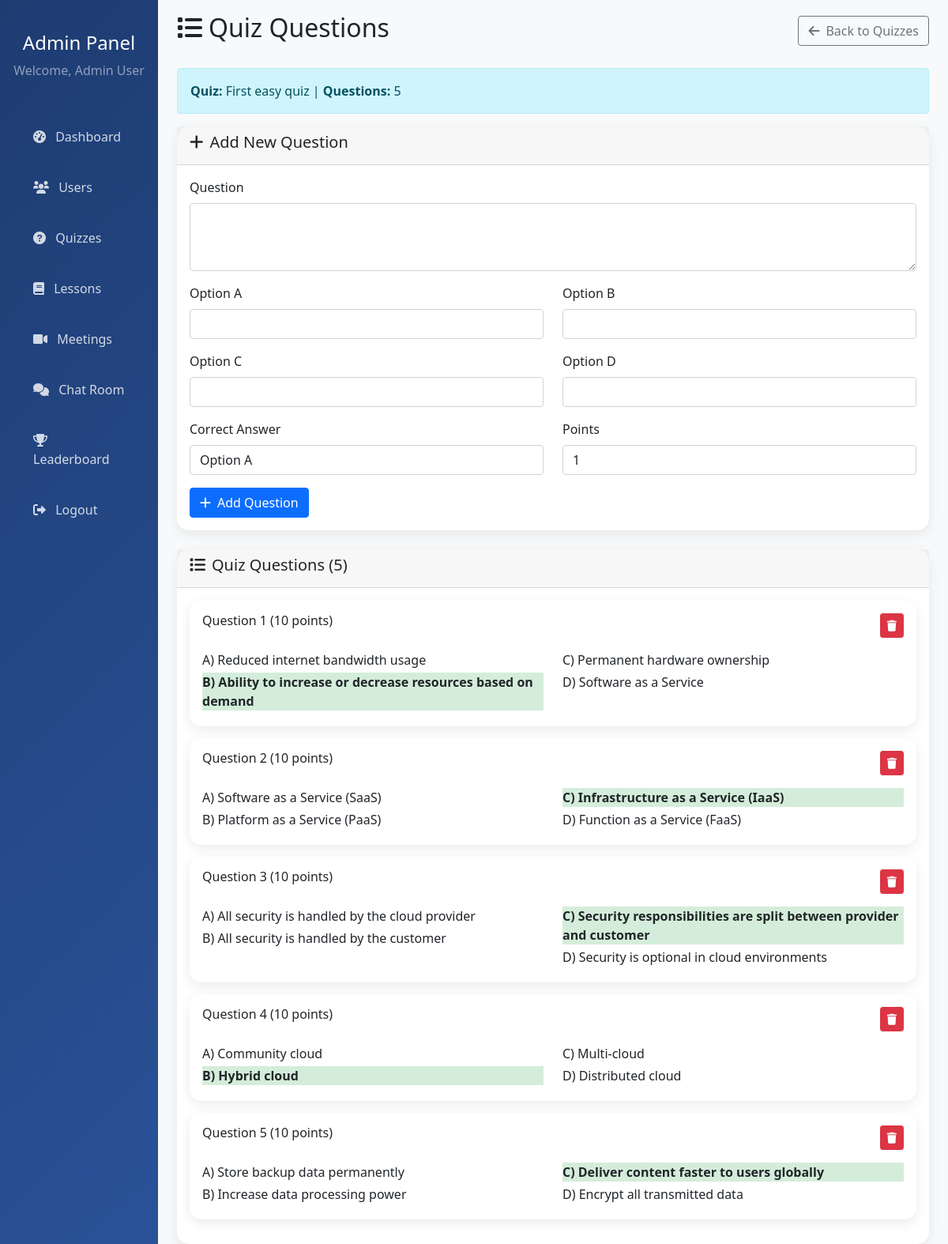
Screenshot of /admin/quiz_questions.php?id=7 (signed in) with the database file from the repository.
### tables this page shows
CREATE TABLE `quizzes` (
  `id` int(11) NOT NULL,
  `subject_id` int(11) DEFAULT NULL,
  `lesson_id` int(11) DEFAULT NULL,
  `title` varchar(200) NOT NULL,
  `description` text DEFAULT NULL,
  `time_limit` int(11) DEFAULT 30,
  `passing_score` int(11) DEFAULT 70,
  `total_questions` int(11) DEFAULT 0,
  `created_by` int(11) DEFAULT 1,
  `status` enum('active','inactive','pending','rejected') DEFAULT 'active',
  `created_at` timestamp NOT NULL DEFAULT current_timestamp(),
  `updated_at` timestamp NOT NULL DEFAULT current_timestamp() ON UPDATE current_timestamp()
);

CREATE TABLE `quiz_questions` (
  `id` int(11) NOT NULL,
  `quiz_id` int(11) NOT NULL,
  `question_text` text NOT NULL,
  `option_a` varchar(500) NOT NULL,
  `option_b` varchar(500) NOT NULL,
  `option_c` varchar(500) NOT NULL,
  `option_d` varchar(500) NOT NULL,
  `correct_answer` enum('A','B','C','D') NOT NULL,
  `explanation` text DEFAULT NULL,
  `points` int(11) DEFAULT 1,
  `question_order` int(11) DEFAULT 1,
  `created_at` timestamp NOT NULL DEFAULT current_timestamp()
);

### admin/quiz_questions.php (the view, shortened to what this page needs)
<?php
$host = 'localhost';
$username = 'root';
$password = '';
$database = 'learning_platform';
$conn = new mysqli($host, $username, $password, $database);
$quiz_id = isset($_GET['id']) ? intval($_GET['id']) : 0;
$quiz_query = $conn->prepare("SELECT * FROM quizzes WHERE id = ?");
$quiz_query->bind_param("i", $quiz_id);
$quiz_query->execute();
$quiz_result = $quiz_query->get_result();
$quiz = $quiz_result->fetch_assoc();
$questions = $conn->query("SELECT * FROM quiz_questions WHERE quiz_id = $quiz_id ORDER BY created_at ASC");
?>
<!DOCTYPE html>
<html lang="en">
<head>
    <link href="https://cdn.jsdelivr.net/npm/bootstrap@5.1.3/dist/css/bootstrap.min.css" rel="stylesheet">
    <link href="https://cdnjs.cloudflare.com/ajax/libs/font-awesome/6.0.0/css/all.min.css" rel="stylesheet">
</head>
<body>
    <div class="container-fluid">
        <div class="row">
            <nav class="col-md-2 d-md-block sidebar">
                <div class="position-sticky pt-3">
                    <div class="text-center py-4">
                        <h4 class="text-white">Admin Panel</h4>
                        <p class="text-white-50">Welcome, <?php echo $_SESSION['name']; ?></p>
                    </div>
                    <ul class="nav flex-column">
                        <li class="nav-item"><a class="nav-link" href="dashboard.php"><i class="fas fa-tachometer-alt me-2"></i> Dashboard</a></li>
                        <li class="nav-item"><a class="nav-link" href="users.php"><i class="fas fa-users me-2"></i> Users</a></li>
                        <li class="nav-item"><a class="nav-link" href="quizzes.php"><i class="fas fa-question-circle me-2"></i> Quizzes</a></li>
                        <li class="nav-item"><a class="nav-link" href="lessons.php"><i class="fas fa-book me-2"></i> Lessons</a></li>
                        <li class="nav-item"><a class="nav-link" href="meetings.php"><i class="fas fa-video me-2"></i> Meetings</a></li>
                        <li class="nav-item"><a class="nav-link" href="chatroom.php"><i class="fas fa-comments me-2"></i> Chat Room</a></li>
                        <li class="nav-item"><a class="nav-link" href="leaderboard.php"><i class="fas fa-trophy me-2"></i> Leaderboard</a></li>
                        <li class="nav-item"><a class="nav-link" href="../logout.php"><i class="fas fa-sign-out-alt me-2"></i> Logout</a></li>
                    </ul>
                </div>
            </nav>
            <main class="col-md-10 ms-sm-auto px-md-4">
                <div class="d-flex justify-content-between flex-wrap flex-md-nowrap align-items-center pt-3 pb-2 mb-3">
                    <h1 class="h2"><i class="fas fa-list me-2"></i>Quiz Questions</h1>
                    <a href="quizzes.php" class="btn btn-outline-secondary">
                        <i class="fas fa-arrow-left me-2"></i>Back to Quizzes
                    </a>
                </div>
                <div class="alert alert-info">
                    <strong>Quiz:</strong> <?php echo htmlspecialchars($quiz['title']); ?> |
                    <strong>Questions:</strong> <?php echo $questions->num_rows; ?>
                </div>
                <div class="card mb-4">
                    <div class="card-header">
                        <h5><i class="fas fa-plus me-2"></i>Add New Question</h5>
                    </div>
                    <div class="card-body">
                        <form method="POST">
                            <div class="mb-3">
                                <label for="question" class="form-label">Question</label>
                                <textarea class="form-control" id="question" name="question" rows="3" required></textarea>
                            </div>
                            <div class="row">
                                <div class="col-md-6">
                                    <div class="mb-3">
                                        <label for="option_a" class="form-label">Option A</label>
                                        <input type="text" class="form-control" id="option_a" name="option_a" required>
                                    </div>
                                </div>
                                <div class="col-md-6">
                                    <div class="mb-3">
                                        <label for="option_b" class="form-label">Option B</label>
                                        <input type="text" class="form-control" id="option_b" name="option_b" required>
                                    </div>
                                </div>
                            </div>
                            <div class="row">
                                <div class="col-md-6">
                                    <div class="mb-3">
                                        <label for="option_c" class="form-label">Option C</label>
                                        <input type="text" class="form-control" id="option_c" name="option_c">
                                    </div>
                                </div>
                                <div class="col-md-6">
                                    <div class="mb-3">
                                        <label for="option_d" class="form-label">Option D</label>
                                        <input type="text" class="form-control" id="option_d" name="option_d">
                                    </div>
                                </div>
                            </div>
                            <div class="row">
                                <div class="col-md-6">
                                    <div class="mb-3">
                                        <label for="correct_answer" class="form-label">Correct Answer</label>
                                        <select class="form-control" id="correct_answer" name="correct_answer" required>
                                            <option value="A">Option A</option>
                                        </select>
                                    </div>
                                </div>
                                <div class="col-md-6">
                                    <div class="mb-3">
                                        <label for="points" class="form-label">Points</label>
                                        <input type="number" class="form-control" id="points" name="points" value="1" min="1" max="10">
                                    </div>
                                </div>
                            </div>
                            <button type="submit" class="btn btn-primary">
                                <i class="fas fa-plus me-2"></i>Add Question
                            </button>
                        </form>
                    </div>
                </div>
                <div class="card">
                    <div class="card-header">
                        <h5><i class="fas fa-list me-2"></i>Quiz Questions (<?php echo $questions->num_rows; ?>)</h5>
                    </div>
                    <div class="card-body">
                        <?php if ($questions->num_rows > 0): ?>
                            <?php $question_number = 1; ?>
                            <?php while ($question = $questions->fetch_assoc()): ?>
                            <div class="card question-card">
                                <div class="card-body">
                                    <div class="d-flex justify-content-between">
                                        <h6>Question <?php echo $question_number; ?> (<?php echo $question['points']; ?> points)</h6>
                                        <form method="POST" style="display: inline;">
                                            <button type="submit" class="btn btn-sm btn-danger" onclick="return confirm('Delete this question?')">
                                                <i class="fas fa-trash"></i>
                                            </button>
                                        </form>
                                    </div>
                                    <div class="row">
                                        <div class="col-md-6">
                                            <p class="mb-1 <?php echo $question['correct_answer'] == 'A' ? 'correct-answer' : ''; ?>">
                                                A) <?php echo htmlspecialchars($question['option_a']); ?>
                                            </p>
                                            <p class="mb-1 <?php echo $question['correct_answer'] == 'B' ? 'correct-answer' : ''; ?>">
                                                B) <?php echo htmlspecialchars($question['option_b']); ?>
                                            </p>
                                        </div>
                                        <div class="col-md-6">
                                            <?php if (!empty($question['option_c'])): ?>
                                            <p class="mb-1 <?php echo $question['correct_answer'] == 'C' ? 'correct-answer' : ''; ?>">
                                                C) <?php echo htmlspecialchars($question['option_c']); ?>
                                            </p>
                                            <?php endif; ?>
                                            <?php if (!empty($question['option_d'])): ?>
                                            <p class="mb-1 <?php echo $question['correct_answer'] == 'D' ? 'correct-answer' : ''; ?>">
                                                D) <?php echo htmlspecialchars($question['option_d']); ?>
                                            </p>
                                            <?php endif; ?>
                                        </div>
                                    </div>
                                </div>
                            </div>
                            <?php $question_number++; ?>
                            <?php endwhile; ?>
                        <?php endif; ?>
                    </div>
                </div>
            </main>
        </div>
    </div>
</body>
</html>

### admin/quiz_questions.php (style rules this page uses)
body { background-color: #f8f9fa; }
.sidebar { min-height: 100vh; background: linear-gradient(135deg, #1e3c72 0%, #2a5298 100%); }
.sidebar .nav-link { color: rgba(255, 255, 255, 0.8); padding: 15px 20px; margin: 5px 10px; border-radius: 8px; }
.card { border: none; border-radius: 15px; box-shadow: 0 5px 15px rgba(0, 0, 0, 0.08); }
.question-card { margin-bottom: 15px; }
.correct-answer { background-color: #d4edda; font-weight: bold; }

### rows the page displays
quizzes: title "First easy quiz"
quiz_questions: points "10", option_a "Reduced internet bandwidth usage", option_b "Ability to increase or decrease resources based on demand", option_c "Permanent hardware ownership", option_d "Software as a Service"
quiz_questions: points "10", option_a "Software as a Service (SaaS)", option_b "Platform as a Service (PaaS)", option_c "Infrastructure as a Service (IaaS)", option_d "Function as a Service (FaaS)"
quiz_questions: points "10", option_a "All security is handled by the cloud provider", option_b "All security is handled by the customer", option_c "Security responsibilities are split between provider and customer", option_d "Security is optional in cloud environments"
quiz_questions: points "10", option_a "Community cloud", option_b "Hybrid cloud", option_c "Multi-cloud", option_d "Distributed cloud"
quiz_questions: points "10", option_a "Store backup data permanently", option_b "Increase data processing power", option_c "Deliver content faster to users globally", option_d "Encrypt all transmitted data"

### other values shown
$_SESSION['name'] "Admin User"
$questions->num_rows "5"
